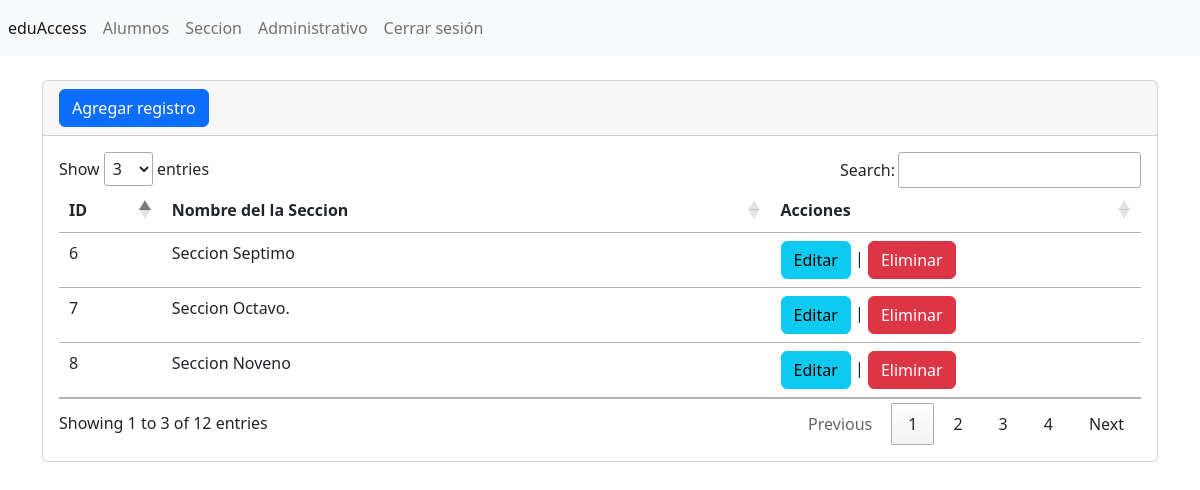
Screenshot of /secciones/puestos/index.php (signed in) with the database file from the repository.
### tables this page shows
CREATE TABLE `tbl_puestos` (
  `id` int(11) NOT NULL,
  `nombredelpuesto` varchar(255) NOT NULL
);

### secciones/puestos/index.php (the view, shortened to what this page needs)
<?php
include("../../bd.php");
$sentencia=$conexion->prepare("SELECT * FROM `tbl_puestos`");
$sentencia->execute();
$lista_tbl_puestos=$sentencia->fetchAll(PDO::FETCH_ASSOC);
?>
<?php include("../../templates/header.php"); ?>
<br/>
<div class="card">
    <div class="card-header">
    <a name="" id="" class="btn btn-primary"
        href="crear.php" role="button">
        Agregar registro
        </a>
    </div>
    <div class="card-body">
<div class="table-responsive-sm">
    <table class="table"  id="tabla_id" >
        <thead>
            <tr>
                <th scope="col">ID</th>
                <th scope="col">Nombre del la Seccion</th>
                <th scope="col">Acciones</th>
            </tr>
        </thead>
        <tbody>
        <?php foreach ($lista_tbl_puestos as $registro) { ?>
            <tr class="">
                <td scope="row"><?php echo $registro['id']; ?></td>
                <td><?php echo $registro['nombredelpuesto']; ?> </td>
                <td>
                    <a  class="btn btn-info" href="editar.php?txtID=<?php echo $registro['id']; ?>" role="button">Editar</a>
                    |
                    <a  class="btn btn-danger" href="javascript:borrar(<?php echo $registro['id']; ?>);" role="button">Eliminar</a>
                </td>
            </tr>
            <?php } ?>
        </tbody>
    </table>
</div>
    </div>
</div>
<?php include("../../templates/footer.php"); ?>

### rows the page displays
tbl_puestos: id "6", nombredelpuesto "Seccion Septimo"
tbl_puestos: id "7", nombredelpuesto "Seccion Octavo."
tbl_puestos: id "8", nombredelpuesto "Seccion Noveno"
